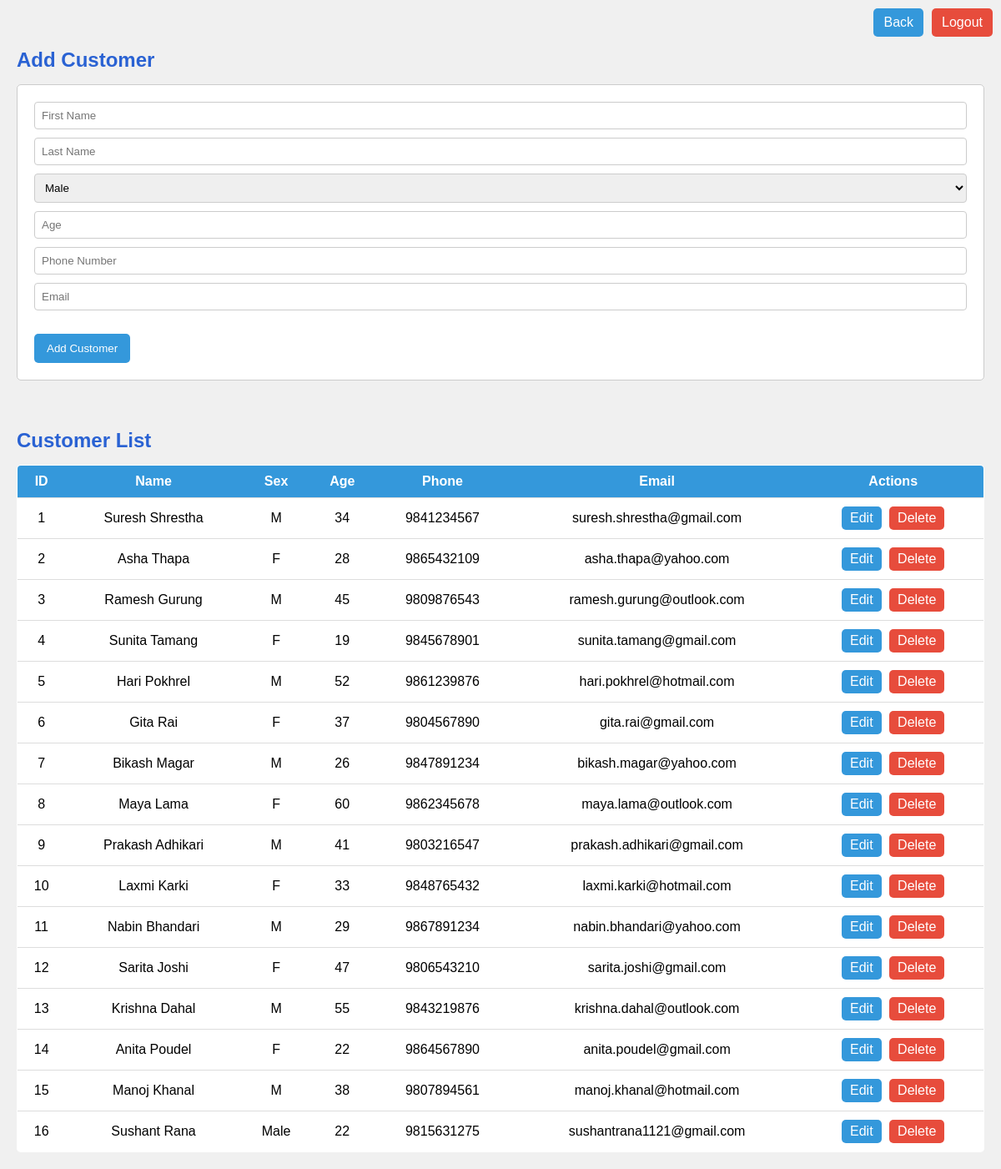
The page /customers.php (signed in) on the database its author committed.
### tables this page shows
CREATE TABLE `customer` (
  `C_ID` int(11) NOT NULL,
  `C_Fname` varchar(50) DEFAULT NULL,
  `C_Lname` varchar(50) DEFAULT NULL,
  `C_Sex` varchar(10) DEFAULT NULL,
  `C_Age` int(11) DEFAULT NULL,
  `C_Phno` varchar(15) DEFAULT NULL,
  `C_Mail` varchar(100) DEFAULT NULL
);

### customers.php (the view, shortened to what this page needs)
<?php
$conn = new mysqli("localhost", "root", "", "pharmacy");
$customers = $conn->query("SELECT * FROM customer");
?>
<!DOCTYPE html>
<html>
<head>
  <link rel="stylesheet" href="css/customers.css">
</head>
<body>
  <div style="position: absolute; top: 10px; right: 10px; display: flex; gap: 10px;">
    <a href="dashboard.php"
      style="padding: 8px 12px; background: #3498db; color: white; text-decoration: none; border-radius: 5px;">Back</a>
    <a href="logout.php"
      style="padding: 8px 12px; background: #e74c3c; color: white; text-decoration: none; border-radius: 5px;">Logout</a>
  </div>
  <br>
  <h2>Add Customer</h2>
  <form action="add_customer.php" method="POST">
    <input type="text" name="C_Fname" placeholder="First Name" required>
    <input type="text" name="C_Lname" placeholder="Last Name" required>
    <select name="C_Sex">
      <option value="Male">Male</option>
    </select>
    <input type="number" name="C_Age" placeholder="Age">
    <input type="text" name="C_Phno" placeholder="Phone Number">
    <input type="email" name="C_Mail" placeholder="Email">
    <br><br>
    <button type="submit">Add Customer</button>
  </form>
  <br>
  <h2>Customer List</h2>
  <div class="table-responsive">
    <table>
      <tr>
        <th>ID</th>
        <th>Name</th>
        <th>Sex</th>
        <th>Age</th>
        <th>Phone</th>
        <th>Email</th>
        <th>Actions</th>
      </tr>
      <?php while ($c = $customers->fetch_assoc()): ?>
        <tr>
          <td><?= $c['C_ID'] ?></td>
          <td><?= $c['C_Fname'] . ' ' . $c['C_Lname'] ?></td>
          <td><?= $c['C_Sex'] ?></td>
          <td><?= $c['C_Age'] ?></td>
          <td><?= $c['C_Phno'] ?></td>
          <td><?= $c['C_Mail'] ?></td>
          <td>
            <a class="btn-edit" href="edit_customer.php?id=<?= $c['C_ID'] ?>">Edit</a>
            <?php
            $role = $_SESSION['role'];
            if ($role == 'admin') {
              echo "<a class='btn-del' href='delete_customer.php?id={$c['C_ID']}' onclick='return confirm(\"Delete this customer?\")'>Delete</a>";
            } else {
              echo "<span style='color: black;'>View Only</span>";
            }
            ?>
          </td>
        </tr>
      <?php endwhile; ?>
    </table>
  </div>
</body>
</html>

### css/customers.css (style rules this page uses)
body { font-family: Arial, sans-serif; background-color: #f0f0f0; margin: 0; padding: 20px; }
h2 { color: #2a62d3; margin-bottom: 15px; }
form { background-color: white; padding: 20px; border: 1px solid #ccc; border-radius: 5px; margin-bottom: 20px; }
input[type="text"], input[type="number"], input[type="email"], select { width: 100%; padding: 8px; margin-bottom: 10px; border: 1px solid #ccc; border-radius: 4px; box-sizing: border-box; }
button { background-color: #3498db; color: white; padding: 10px 15px; border: none; border-radius: 5px; cursor: pointer; }
.table-responsive { overflow-x: auto; }
table { width: 100%; border-collapse: collapse; background-color: white; border: 1px solid #ccc; border-radius: 5px; overflow: hidden; }
th, td { padding: 10px; text-align: center; border-bottom: 1px solid #ddd; }
th { background-color: #3498db; color: white; }
a { display: inline-block; padding: 5px 10px; border-radius: 5px; color: white; text-decoration: none; }
a.btn-edit { background-color: #3498db; margin-right: 5px; }
a.btn-del { background-color: #e74c3c; }
div[style*="position: absolute"] { position: absolute; top: 10px; right: 10px; display: flex; gap: 10px; }

### rows shown on the page
customer: C_ID "1", C_Fname "Suresh", C_Lname "Shrestha", C_Sex "M", C_Age "34", C_Phno "9841234567", C_Mail "suresh.shrestha@gmail.com"
customer: C_ID "2", C_Fname "Asha", C_Lname "Thapa", C_Sex "F", C_Age "28", C_Phno "9865432109", C_Mail "asha.thapa@yahoo.com"
customer: C_ID "3", C_Fname "Ramesh", C_Lname "Gurung", C_Sex "M", C_Age "45", C_Phno "9809876543", C_Mail "ramesh.gurung@outlook.com"
customer: C_ID "4", C_Fname "Sunita", C_Lname "Tamang", C_Sex "F", C_Age "19", C_Phno "9845678901", C_Mail "sunita.tamang@gmail.com"
customer: C_ID "5", C_Fname "Hari", C_Lname "Pokhrel", C_Sex "M", C_Age "52", C_Phno "9861239876", C_Mail "hari.pokhrel@hotmail.com"
customer: C_ID "6", C_Fname "Gita", C_Lname "Rai", C_Sex "F", C_Age "37", C_Phno "9804567890", C_Mail "gita.rai@gmail.com"
customer: C_ID "7", C_Fname "Bikash", C_Lname "Magar", C_Sex "M", C_Age "26", C_Phno "9847891234", C_Mail "bikash.magar@yahoo.com"
customer: C_ID "8", C_Fname "Maya", C_Lname "Lama", C_Sex "F", C_Age "60", C_Phno "9862345678", C_Mail "maya.lama@outlook.com"
customer: C_ID "9", C_Fname "Prakash", C_Lname "Adhikari", C_Sex "M", C_Age "41", C_Phno "9803216547", C_Mail "prakash.adhikari@gmail.com"
customer: C_ID "10", C_Fname "Laxmi", C_Lname "Karki", C_Sex "F", C_Age "33", C_Phno "9848765432", C_Mail "laxmi.karki@hotmail.com"
customer: C_ID "11", C_Fname "Nabin", C_Lname "Bhandari", C_Sex "M", C_Age "29", C_Phno "9867891234", C_Mail "nabin.bhandari@yahoo.com"
customer: C_ID "12", C_Fname "Sarita", C_Lname "Joshi", C_Sex "F", C_Age "47", C_Phno "9806543210", C_Mail "sarita.joshi@gmail.com"
customer: C_ID "13", C_Fname "Krishna", C_Lname "Dahal", C_Sex "M", C_Age "55", C_Phno "9843219876", C_Mail "krishna.dahal@outlook.com"
customer: C_ID "14", C_Fname "Anita", C_Lname "Poudel", C_Sex "F", C_Age "22", C_Phno "9864567890", C_Mail "anita.poudel@gmail.com"
customer: C_ID "15", C_Fname "Manoj", C_Lname "Khanal", C_Sex "M", C_Age "38", C_Phno "9807894561", C_Mail "manoj.khanal@hotmail.com"
customer: C_ID "16", C_Fname "Sushant", C_Lname "Rana", C_Sex "Male", C_Age "22", C_Phno "9815631275", C_Mail "sushantrana1121@gmail.com"
